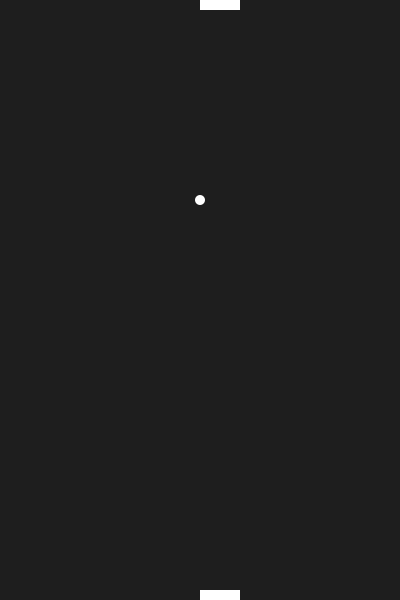
Frame 1 (no input)
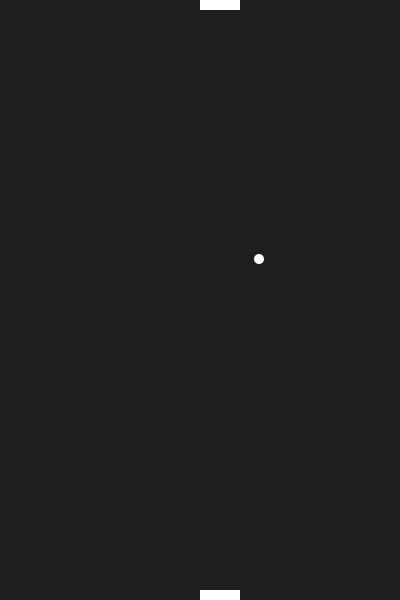
Frame 60 (the mouse pressed at the canvas centre just before this capture)
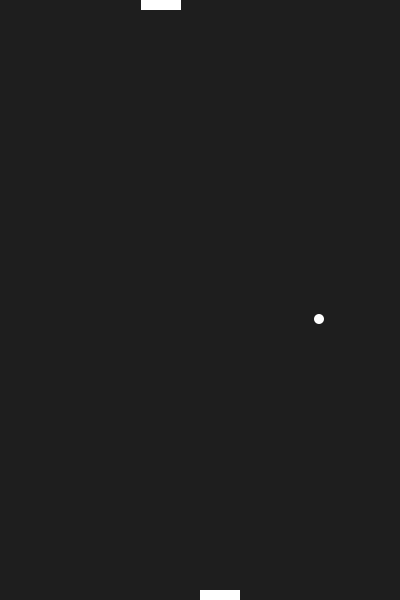
Frame 120 (the mouse held since frame 60 and released just before this capture)

The Processing sketch that drew these frames (run headless with seeded random() and noise(); from frame 60 on, the mouse is pressed at the canvas centre):

// Processing sketch: Pong
// ── Pong.pde
//1 dibujar una pelota en un fondo contrastante
//2 hacer que la pelota se mueva horizontalmente
//3 hacer que la pelota se mueva verticalmente
//4 Detectemos los bordes!


int circX;
int circY;
int velX;
int velY;
int pal1;
int pal2;

void setup () {
  circX = 200;
  circY = 200;
  velX = 1;
  velY = 1;
  pal1 = 200;
  pal2 = 200;
  size(400, 600);
}

void draw() {
  background (30);
  noStroke();
  ellipse(circX, circY, 10, 10);
  circX = circX + velX;
  circY = circY + velY;
  rect(pal1, 590, 40, 10);
  rect(pal2, 0, 40, 10);

  if (mousePressed) {   
    if (mouseY>300) {  //parte inferior de la pantalla
      if (mouseX>200) {
        pal1 ++;
      } else {
        pal1 --;
      }
    } else { //parte superior de la pantalla
      if (mouseX>200) {
        pal2 ++;
      } else {
        pal2 --;
      }
    }
  }
  
  //detección de bordes
  if (circX>width || circX < 0) { 
    velX = velX*-1;
  }
  
  //detección de paletas
  if (circY < 10 && circX>pal2 && circX<pal2+40) { 
    velY = velY*-1;
  }
  if (circY>590 && circX>pal1 && circX<pal1+40){
    velY = velY*-1;
  }
}
